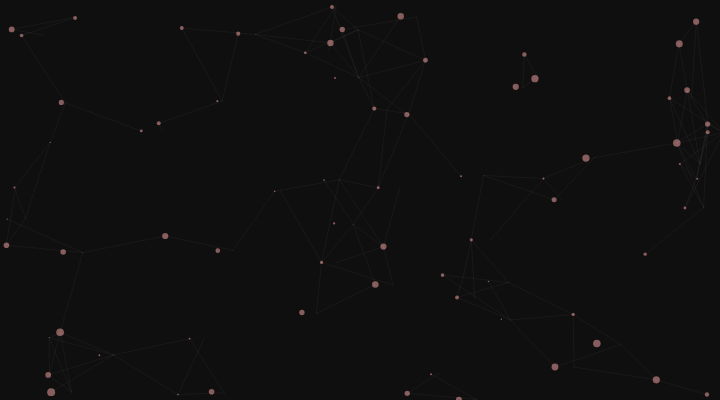
Frame 1 (no input)
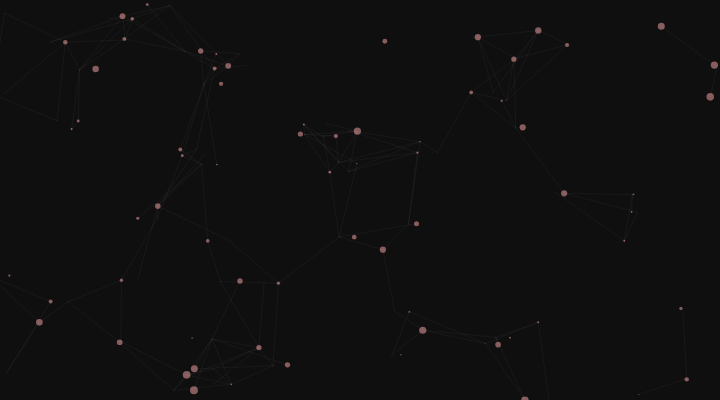
Frame 60 (no input)
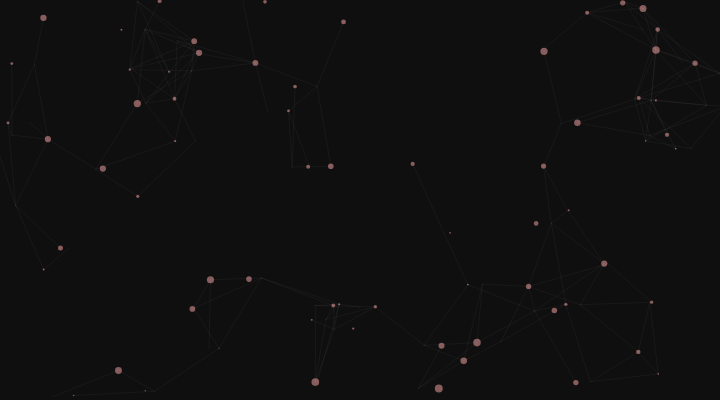
Frame 120 (the mouse pressed at the canvas centre since frame 60)

The p5.js sketch that drew these frames (run headless with seeded random() and noise() and a simulated clock; from frame 60 on, the mouse is pressed at the canvas centre):

// p5.js sketch
// ── sketch.js
/*
 * @name Particles
 * @arialabel Small light grey circles connected by thin lines floating around a black background
 * @description There is a light-weight JavaScript library named
 * particle.js which creates a very pleasing particle system.
 * This is an attempt to recreate that particle system using p5.js.
 * Inspired by Particle.js, contributed by Sagar Arora.
 */


// this class describes the properties of a single particle.
class Particle {
// setting the co-ordinates, radius and the
// speed of a particle in both the co-ordinates axes.
  constructor(){
    this.x = random(5,width);
    this.y = random(5,height);
    this.r = random(1,8);
    this.xSpeed = random(-2,24);
    this.ySpeed = random(-1,1.10);
  }

// creation of a particle.
  createParticle() {
    noStroke();
    fill('rgba(800,169,169,0.5)');
    circle(this.x,this.y,this.r);
  }

// setting the particle in motion.
  moveParticle() {
    if(this.x < 0 || this.x > width)
      this.xSpeed*=-1;
    if(this.y < 0 || this.y > height)
      this.ySpeed*=-1;
    this.x+=this.xSpeed;
    this.y+=this.ySpeed;
  }

// this function creates the connections(lines)
// between particles which are less than a certain distance apart
  joinParticles(particles) {
    particles.forEach(element =>{
      let dis = dist(this.x,this.y,element.x,element.y);
      if(dis<85) {
        stroke('rgba(255,255,400,0.04)');
        line(this.x,this.y,element.x,element.y);
      }
    });
  }
}

// an array to add multiple particles
let particles = [];

function setup() {
  createCanvas(720, 400);
  for(let i = 0;i<width/10;i++){
    particles.push(new Particle());
  }
}

function draw() {
  background('#0f0f0f');
  for(let i = 0;i<particles.length;i++) {
    particles[i].createParticle();
    particles[i].moveParticle();
    particles[i].joinParticles(particles.slice(i));
  }
}
